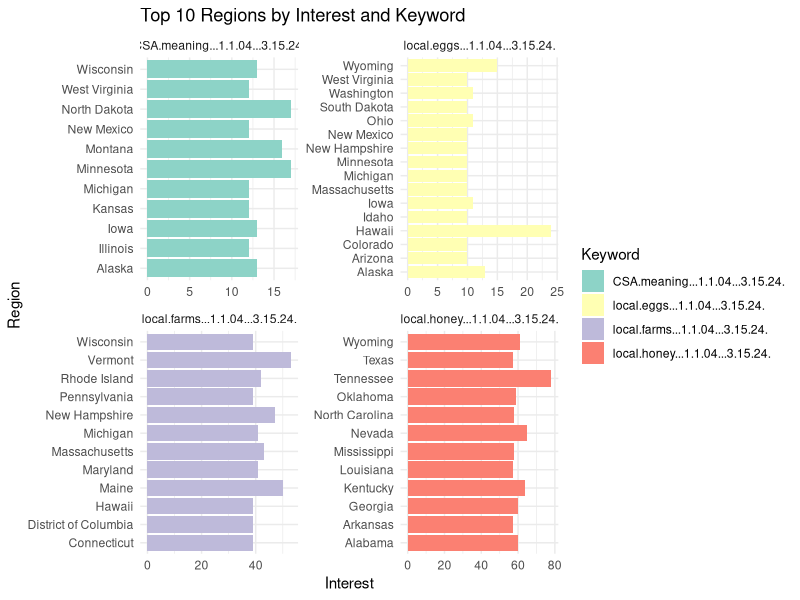
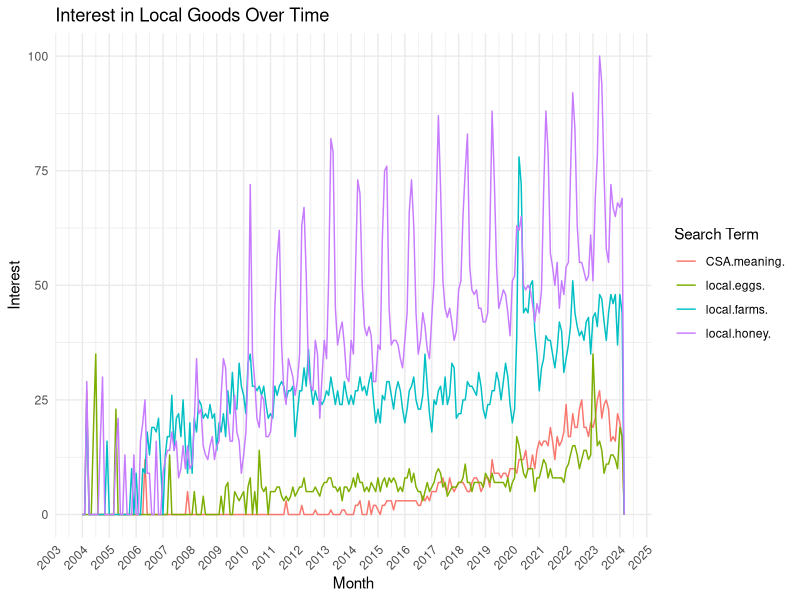
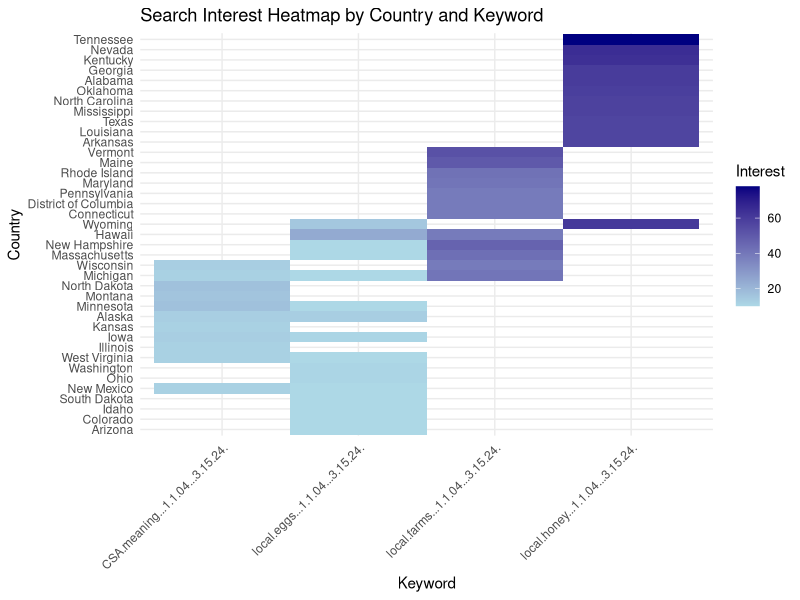
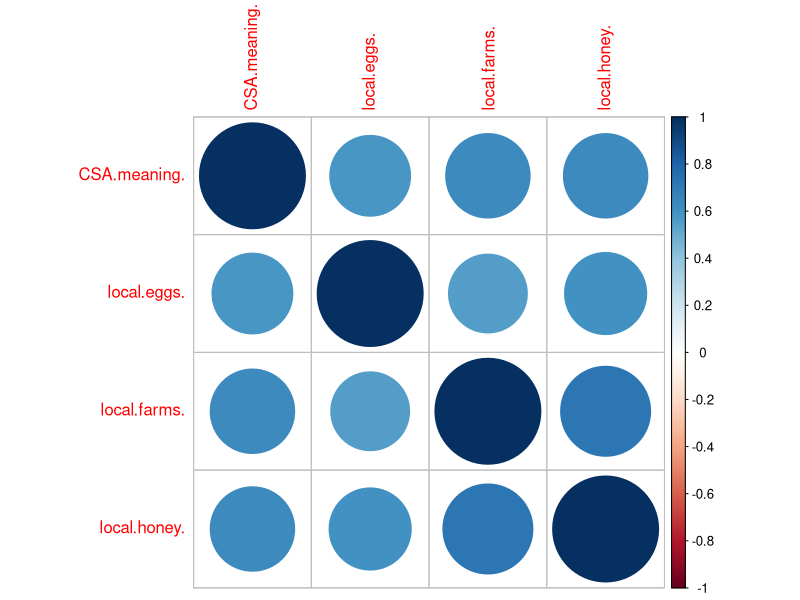

Write the R code that produced these figures, in order.
# Google Trends Data for CCA Project
# William Christiansen, Ph.D.
# 3/15/24

# install and load packages
install.packages("ggplot2")
library(ggplot2)
install.packages("dplyr")
library(dplyr)
install.packages("tidyr")
library(tidyr)
install.packages("corrplot")
library(corrplot)


# load data
geo_dat <- read.csv("geoMap.csv")
time_dat <- read.csv("multiTimeline.csv")

# inspect structure of each data frame
str(geo_dat)
str(time_dat)

# reshape and clean geo dat
# Assuming geo_dat is your geographic data frame
geo_dat_long <- geo_dat %>%
  pivot_longer(cols = -Region, names_to = "Keyword", values_to = "Interest") %>%
  mutate(Interest = as.numeric(gsub("%", "", Interest))) %>%
  filter(!is.na(Interest)) %>%
  mutate(Keyword = gsub("\\.\\.\\.\\d+\\.\\d+\\.\\d+\\.\\.\\d+\\.\\d+\\.\\d+\\.", "", Keyword))

# Assuming geo_dat_long is your reshaped and cleaned geographic data
top_geo_dat <- geo_dat_long %>%
  group_by(Keyword) %>%
  top_n(10, Interest) %>%
  ungroup() %>%
  arrange(Keyword, desc(Interest))


# plot geo dat

ggplot(top_geo_dat, aes(x = Region, y = Interest, fill = Keyword)) +
  geom_bar(stat = "identity") +
  coord_flip() +
  theme_minimal() +
  labs(title = "Top 10 Regions by Interest and Keyword", x = "Region", y = "Interest") +
  scale_fill_brewer(palette = "Set3") +
  facet_wrap(~Keyword, scales = "free")




# Reshape from wide to long
time_dat_long <- time_dat %>%
  pivot_longer(
    cols = -Month,
    names_to = "Search_Term",
    values_to = "Interest"
  ) %>%
  mutate(
    Month = as.Date(paste0(Month, "-01")), # Convert Month to Date
    Search_Term = gsub("\\.\\.United\\.States\\.", "", Search_Term) # Clean up Search_Term names
  )
    
ggplot(time_dat_long, aes(x = Month, y = Interest, color = Search_Term)) +
  geom_line() + 
  theme_minimal() +
  labs(
    title = "Interest in Local Goods Over Time",
    x = "Month",
    y = "Interest",
    color = "Search Term"
  ) +
  scale_x_date(date_breaks = "1 year", date_labels = "%Y") +
  theme(axis.text.x = element_text(angle = 45, hjust = 1))




# Other cool plots

# top_geo_dat contains the top countries and their interests
ggplot(top_geo_dat, aes(x = Keyword, y = reorder(Region, Interest), fill = Interest)) +
  geom_tile() +
  scale_fill_gradient(low = "lightblue", high = "navy") +
  labs(title = "Search Interest Heatmap by Country and Keyword", x = "Keyword", y = "Country") +
  theme_minimal() +
  theme(axis.text.x = element_text(angle = 45, hjust = 1))


# reshaping for correlation analysis
time_dat_wide <- spread(time_dat_long, Search_Term, Interest)

# calculating correlation
corr_matrix <- cor(time_dat_wide[, -1], use = "complete.obs")

# plotting
corrplot(corr_matrix, method = "circle")
